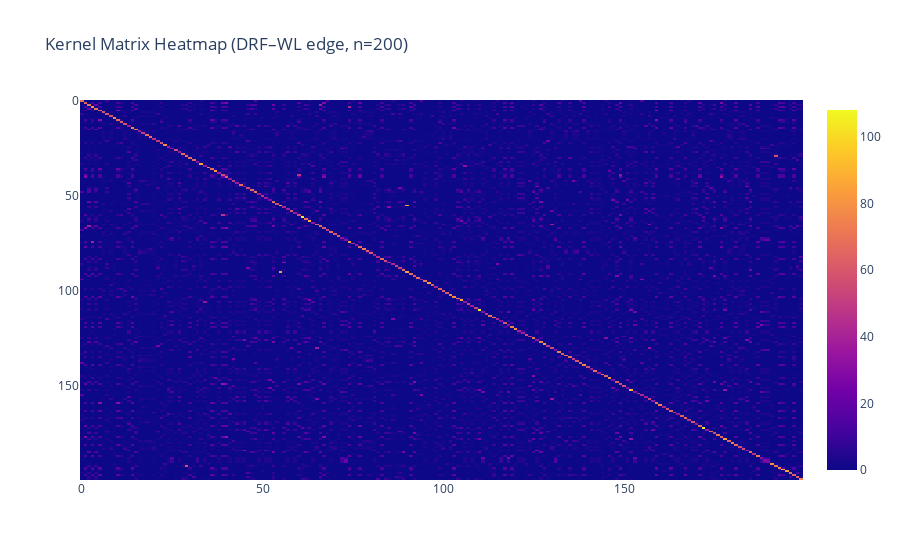

The cell this chart's notebook holds for it:
### Markdown cell above
### DRF–WL Kernel Matrix (edge features)

This heatmap visualizes the kernel matrix computed using the DRF–WL edge kernel for a subset of reactions.
Each entry \(K_{ij}\) represents the multiset intersection between the DRF–WL feature representations of reaction \(i\) and reaction \(j\).

The bright diagonal indicates high self-similarity, as each reaction shares all its features with itself.
Most off-diagonal entries are close to zero, which reflects the sparsity of the DRF representation:  
DRF removes all static molecular structure and retains only features corresponding to reaction-specific changes.

Non-zero off-diagonal values highlight pairs of reactions that share similar bond-change patterns.
This confirms that the DRF–WL kernel captures meaningful similarities between reactions while remaining highly selective.

### Code cell
mode = "edge"   # "edge" | "vertex" | "sp"
n = 200

K_drf, y_small = build_kernel_matrix_from_loaded(
    X_drf, y_drf,
    mode=mode,
    n=n,
)

stats = kernel_matrix_stats(K_drf)
print("Kernel matrix stats:", stats)

fig = px.imshow(
    K_drf,
    title=f"Kernel Matrix Heatmap (DRF–WL {mode}, n={n})",
    aspect="auto",
)
fig.show()

### Figure 1 — Plotly figure (JSON) as saved in the notebook; plotly's stock layout.template omitted (floating-point values rounded to 4 significant figures; data arrays with more than 128 entries replaced by an {"elided": "..."} marker saying what was removed)
{"data": [{"coloraxis": "coloraxis", "hovertemplate": "x: %{x}<br>y: %{y}<br>color: %{z}<extra></extra>", "name": "0", "type": "heatmap", "xaxis": "x", "yaxis": "y", "z": {"elided": "200x200 float values"}}], "layout": {"coloraxis": {"colorscale": [[0, "#0d0887"], [0.1111, "#46039f"], [0.2222, "#7201a8"], [0.3333, "#9c179e"], [0.4444, "#bd3786"], [0.5556, "#d8576b"], [0.6667, "#ed7953"], [0.7778, "#fb9f3a"], [0.8889, "#fdca26"], [1, "#f0f921"]]}, "title": {"text": "Kernel Matrix Heatmap (DRF–WL edge, n=200)"}, "xaxis": {"anchor": "y", "domain": [0, 1]}, "yaxis": {"anchor": "x", "autorange": "reversed", "domain": [0, 1]}}}
